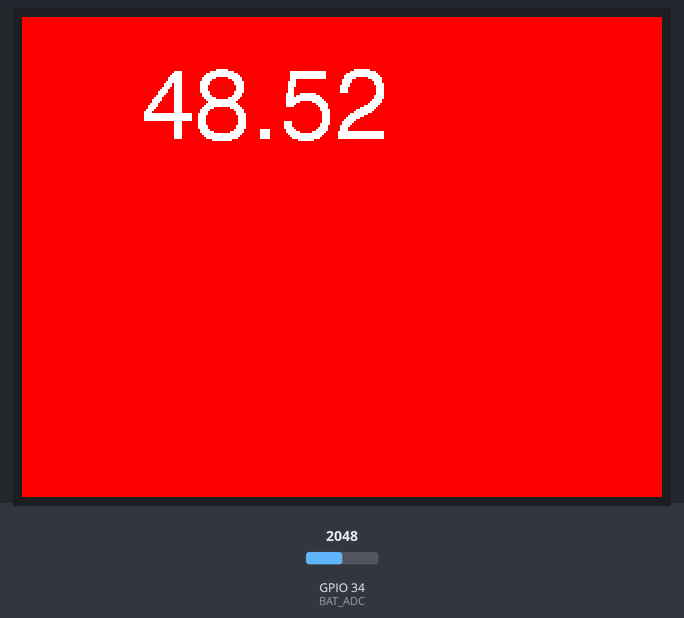
The sketch below on a simulated ESP32. On the bench: 320×240 colour display. The test bench sets the inputs (shaded band); at power-on: GPIO 34 (BAT_ADC) = 2048. What the sketch prints to the serial monitor is not drawn.

Above: at 1.4 s.
1.5 s: GPIO 34 (BAT_ADC) set to 2866
At 2.4 s:
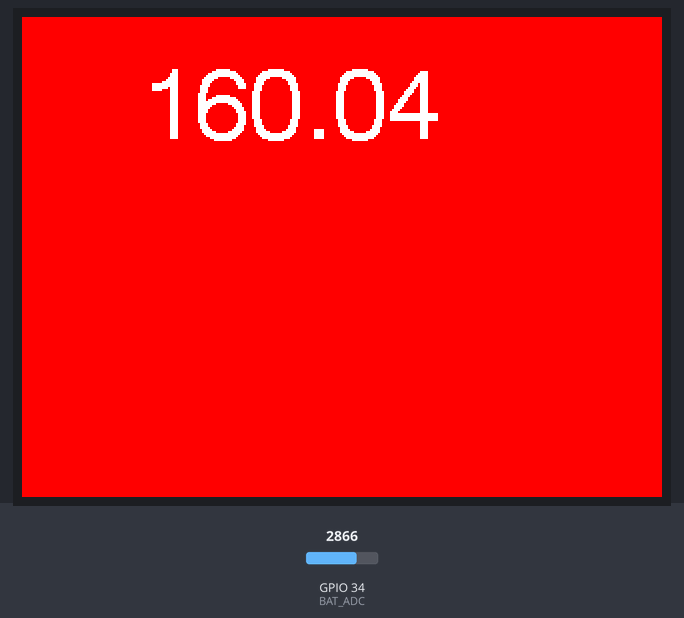
3.0 s: GPIO 34 (BAT_ADC) set to 3603
At 3.3 s:
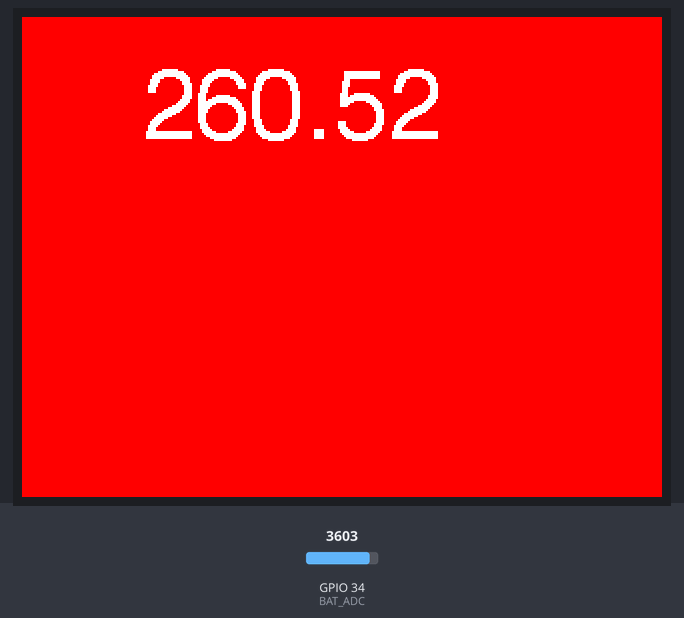
4.5 s: GPIO 34 (BAT_ADC) set to 4095
At 5.6 s:
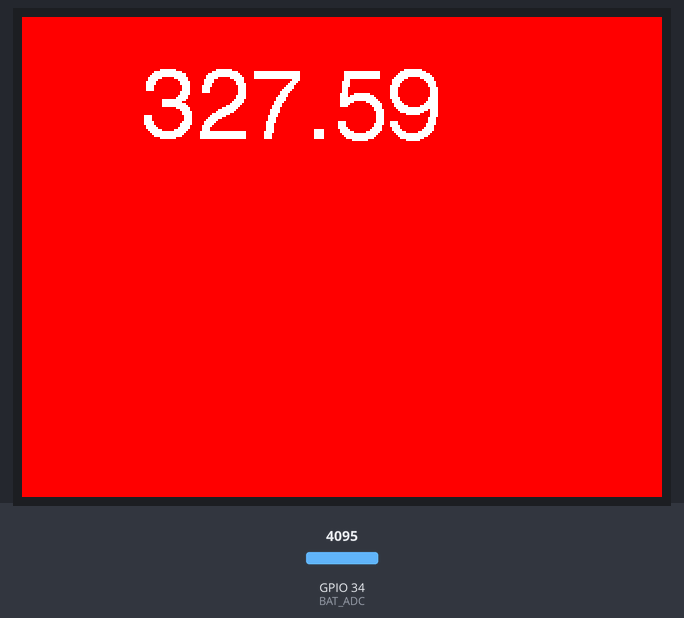
Timing chart, 0 to 7.5 s (numbered marks = the images above; inputs shaded):
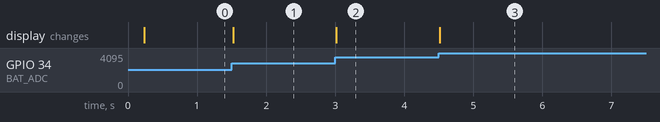

Measured:
- after the input at 1.5 s, the display: changes at once (image 1)
- after the input at 3.0 s, the display: changes at once (image 2)
- after the input at 4.5 s, the display: changes at once (image 3)

The sketch:

bateria.ino
```cpp
#include "ESP_BAT.h"
#include <TFT_eSPI.h>

ESP_BAT bat;
TFT_eSPI tft = TFT_eSPI();

boolean statusBat;
float voltagebat;
String msg;
float porcentbat;


void setup() {
  Serial.begin(9600);
  tft.init();
  tft.setRotation(1);
  tft.fillScreen(TFT_RED);
  tft.setTextColor(TFT_WHITE, TFT_RED);
}

void loop() {
  //statusBat = bat.isCharging();
  voltagebat = bat.get_voltage();
  porcentbat = (76.9*voltagebat)-230.7;
  msg = String(porcentbat) + " %";
  Serial.println(voltagebat);
  tft.drawString(msg, 60, 25, 6);
}
```

ESP_BAT.h
```cpp
//El procedimiento para medir el voltaje de la batería se puede consultar en: https://github.com/Xinyuan-LilyGO/TTGO-T-Display/issues/35
 class ESP_BAT
{
  private:
  #define PWR_EN 14
  #define BAT_ADC 34
  #define BAT_REF 32
  float ADC_val;
  float V_bat;
  int V_percent;


  public:

  float get_voltage()
  {
     ADC_val=analogRead(BAT_ADC);
     V_bat=(ADC_val/4095)*2*3.3*1.1; //2 y 3.3 están dados por las características del divisor de voltaje usado para leer el V_bat.
     digitalWrite(PWR_EN,LOW);
     return V_bat;

  }

  boolean isCharging(){
     boolean charging;
     ADC_val=analogRead(BAT_ADC);
     V_bat=(ADC_val/4095)*2*3.3*1.1;
     digitalWrite(PWR_EN,LOW);
     if(V_bat>4.5)charging=true;
     else charging=false;
     return charging;
  }

};
```
